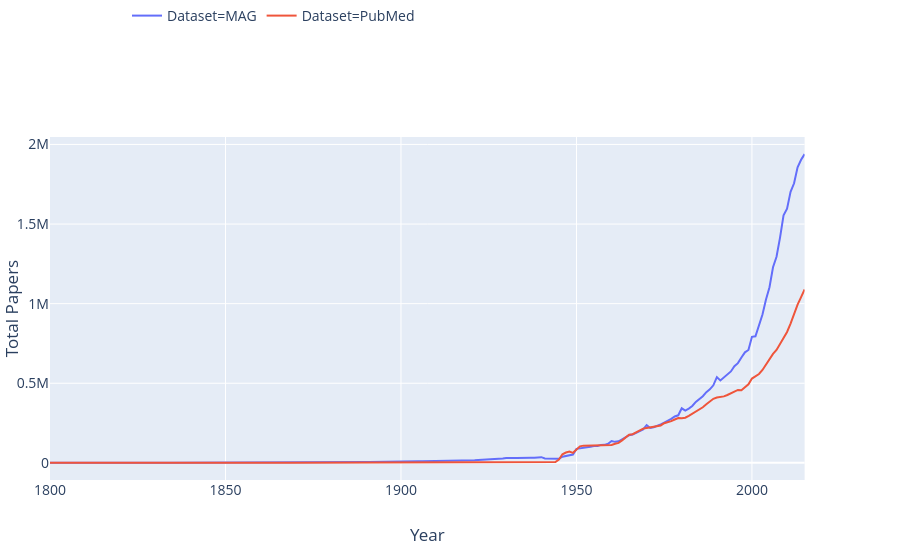

Notebook code for this chart:
### Code cell
import plotly.express as px

fig = px.line(df2[df2["Year"]<2016].to_dataframe(), x="Year", y="Total Papers",color="Dataset")
fig.update_layout({"legend":{"x":.1,"y":1.4}, "margin":{"t":0,"l":0},"legend_orientation":"h"},  font=dict(
        size=14,
    ))

fig.show()

### Figure 1 — Plotly figure (JSON) as saved in the notebook; plotly's stock layout.template omitted (floating-point values rounded to 4 significant figures; data arrays with more than 128 entries replaced by an {"elided": "..."} marker saying what was removed)
{"data": [{"hoverlabel": {"namelength": 0}, "hovertemplate": "Dataset=MAG<br>Year=%{x}<br>Total Papers=%{y}", "legendgroup": "Dataset=MAG", "line": {"color": "#636efa", "dash": "solid"}, "mode": "lines", "name": "Dataset=MAG", "showlegend": true, "type": "scatter", "x": {"elided": "216 int values"}, "xaxis": "x", "y": {"elided": "216 int values"}, "yaxis": "y"}, {"hoverlabel": {"namelength": 0}, "hovertemplate": "Dataset=PubMed<br>Year=%{x}<br>Total Papers=%{y}", "legendgroup": "Dataset=PubMed", "line": {"color": "#EF553B", "dash": "solid"}, "mode": "lines", "name": "Dataset=PubMed", "showlegend": true, "type": "scatter", "x": {"elided": "216 int values"}, "xaxis": "x", "y": {"elided": "216 int values"}, "yaxis": "y"}], "layout": {"autosize": true, "font": {"size": 14}, "legend": {"orientation": "h", "tracegroupgap": 0, "x": 0.1, "y": 1.4}, "margin": {"l": 0, "t": 0}, "xaxis": {"anchor": "y", "autorange": true, "domain": [0, 0.98], "range": [1800, 2015], "title": {"text": "Year"}, "type": "linear"}, "yaxis": {"anchor": "x", "autorange": true, "domain": [0, 1], "range": [-107700.0, 2047000.0], "title": {"text": "Total Papers"}, "type": "linear"}}}
